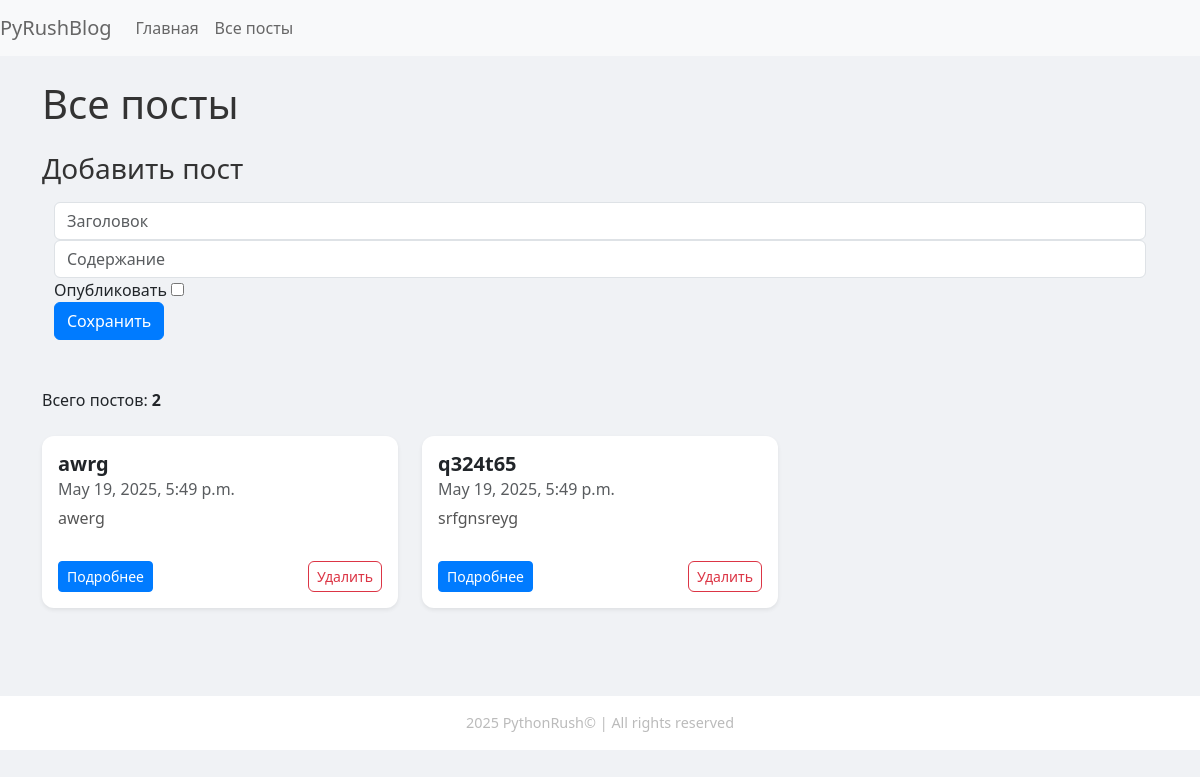
/posts/, run on the app's committed database.
### blog/models.py (models this page shows, shortened)
class Post(models.Model):
    title = models.CharField(max_length=200)
    content = models.TextField(blank=True)
    created_at = models.DateTimeField(auto_now_add=True)
    updated_at = models.DateTimeField(auto_now=True)
    is_published = models.BooleanField(default=False)
    objects = models.Manager()

### blog/views.py (the view)
# urls.py: path("posts/", views.post_list, name="post_list"),
def post_list(request: HttpRequest) -> HttpResponse:
    posts = Post.objects.all()
    context = {'posts': posts}
    return render(request, 'blog/post_list.html', context)

### blog/templates/blog/post_list.html
{% extends 'blog/base.html' %}
{% block content %}
<main class="container py-4">
    <h1 class="mb-4">Все посты</h1>
    <section class="mb-5">
        <h3 class="mb-3">Добавить пост</h3>
        {% include 'blog/create_post_form.html' %}
    </section>
    {% if posts.count == 0 %}
    <p class="text-muted">Пока нет моделей</p>
    {% else %}
    <p class="mb-4">Всего постов: <strong>{{ posts.count }}</strong></p>
    <div class="row row-cols-1 row-cols-md-2 row-cols-lg-3 g-4">
        {% for post in posts %}
        <div class="col">
            <div class="card h-100 shadow-sm">
                <div class="card-body d-flex flex-column">
                    <h5 class="card-title">{{ post.title }}</h5>
                    <h6 class="card-subtitle mb-2 text-muted">
                      {{ post.created_at}}
                    </h6>
                    <p class="card-text flex-grow-1">
                        {{ post.content|truncatechars:60 }}
                    </p>
                    <div class="mt-3 d-flex justify-content-between">
                        <a href="{% url 'blog:post_detail' post.id %}"
                           class="btn btn-sm btn-primary">Подробнее</a>
                        <button class="btn btn-sm btn-outline-danger"
                                type="submit"
                                onclick="location.href={% url 'blog:delete_post' post.id %}">
                            Удалить
                        </button>
                    </div>
                </div>
            </div>
        </div>
        {% endfor %}
    </div>
    {% endif %}
</main>
{% endblock %}

### static/css/style.css (style rules this page uses)
body { background-color: #f0f2f5; font-family: "Segoe UI", Tahoma, Geneva, Verdana, sans-serif; }
.card { border: none; border-radius: 0.75rem; background-color: #ffffff; }
.card-title { font-size: 1.25rem; font-weight: 600; }
.card-text { color: #555; line-height: 1.4; }
.btn-primary { background-color: #007bff; border-color: #007bff; }
.btn-outline-danger { border-radius: 0.375rem; }
h1, h3 { color: #333; }
.btn-outline-danger { color: #dc3545; border-color: #dc3545; }

### data on the page
Post: title "awrg", created_at "May 19, 2025, 5:49 p.m.", content "awerg"
Post: title "q324t65", created_at "May 19, 2025, 5:49 p.m.", content "srfgnsreyg"

### other printed values
{{ posts.count }} "2"
